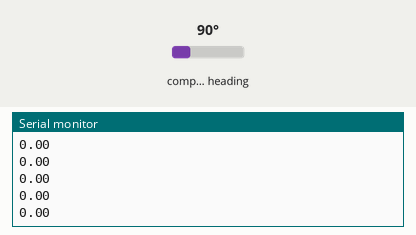
This sketch was run on a simulated Arduino Uno, built with avr-gcc and run on an emulated ATmega328P. Shown: the last lines printed to the serial monitor. The inputs (shaded band) are chosen by the test bench; at power-on: compass heading 90°.

Above: at 1.2 s.
1.3 s: compass heading set to 7°
At 1.69 s:
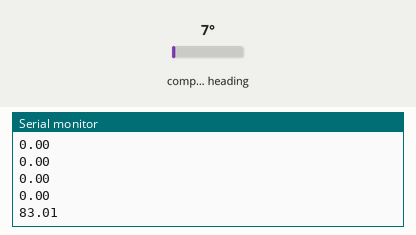
2.8 s: compass heading set to 180°
At 2.95 s:
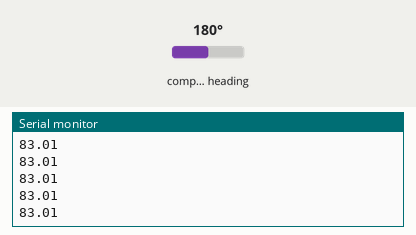
Timing chart, 0 to 5.8 s (numbered marks = the images above; inputs shaded):
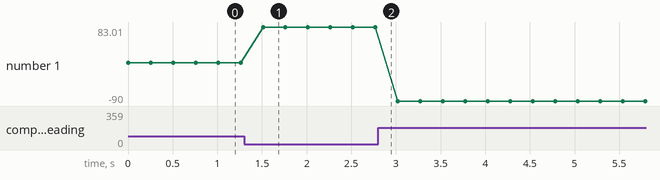

The sketch:

calibration.ino
```cpp
// (licence header left out)
#include <QMC5883LCompass.h>

QMC5883LCompass compass;

void setup() {
  Serial.begin(9600);
  compass.init();

}

void loop() {
  int x, y, z;

  // Read compass values
  compass.read();

  // Return XYZ readings
  x = compass.getX();
  y = compass.getY();
  z = compass.getZ();

  Serial.println(atan2(x,y)*180/PI);
  delay(250);
}
```

Measured:
- after the input at 1.3 s, the serial monitor: prints a new line after 0.21 s (image 1)
- plotted number 1: 0 → 83.01 after the input at 1.3 s, 83.01 → -90 after the input at 2.8 s
